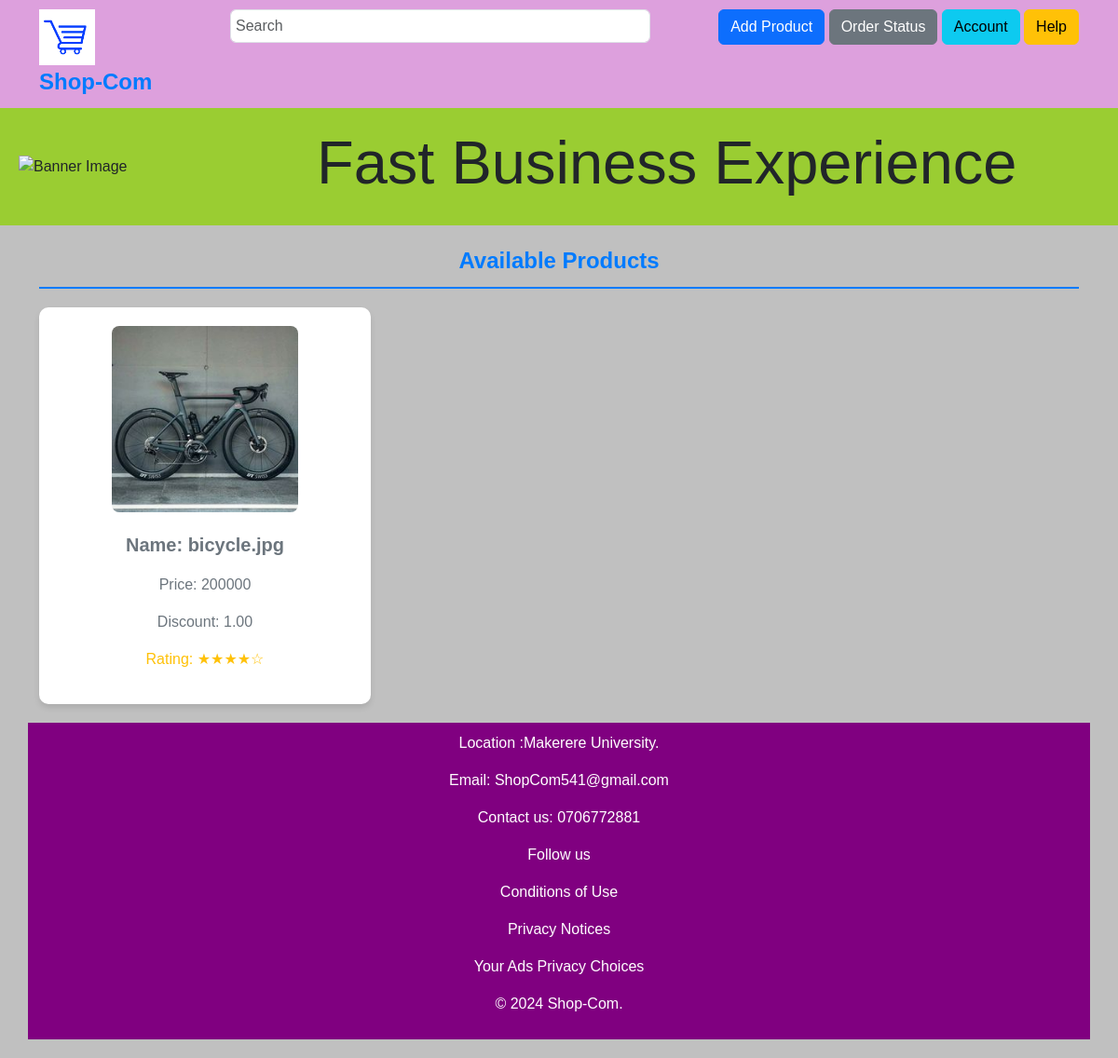
Before: /homepage/ with the older database file.
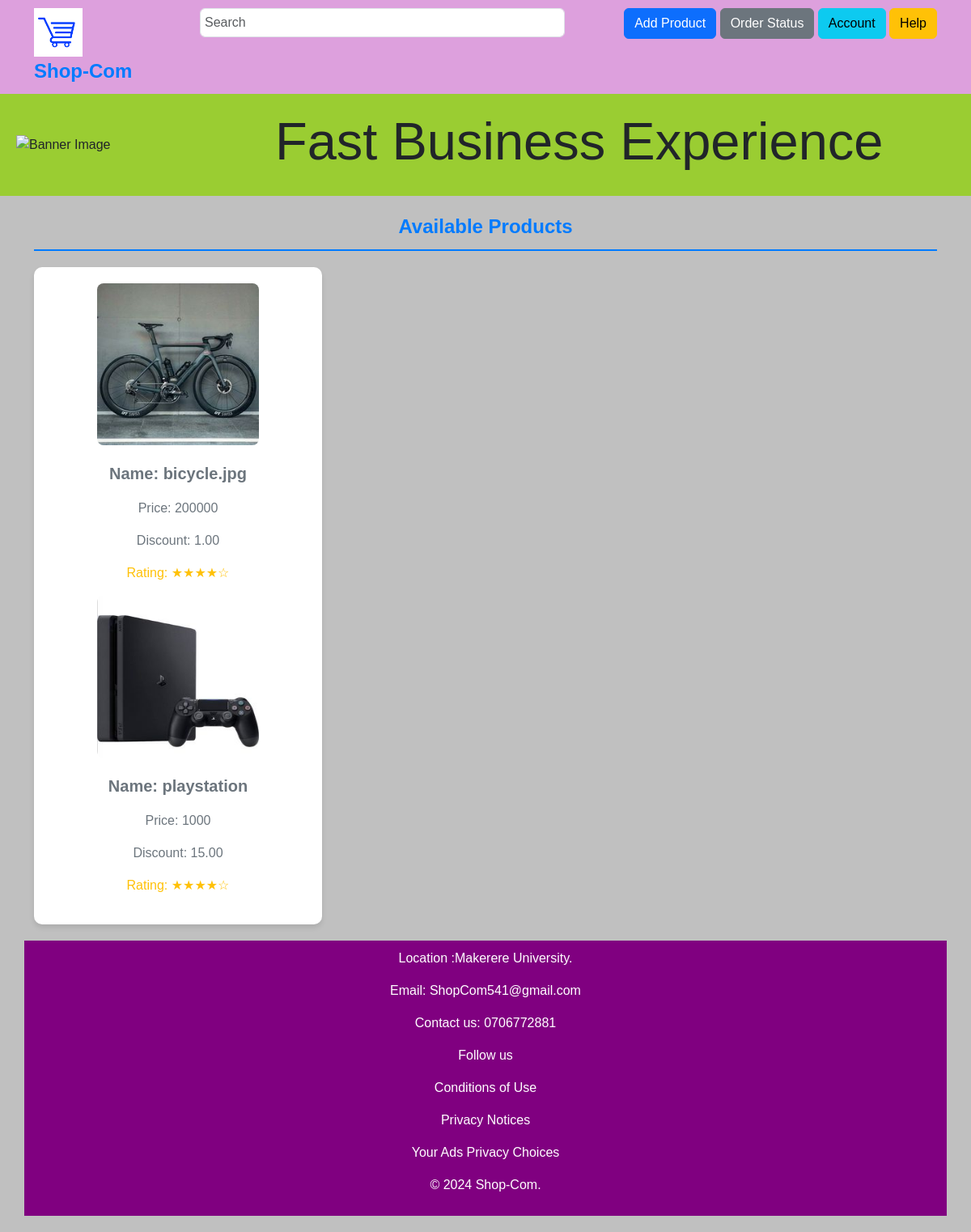
After: the same page with the newer database file.
### homepage/models.py (models this page shows)
class Add_Product(models.Model):
    category = models.CharField(max_length=200)
    productImage = models.ImageField(upload_to="product_imgs/")
    productName = models.CharField(max_length=20)
    price = models.PositiveIntegerField()
    discount = models.DecimalField(max_digits=5, decimal_places=2)
    description =  models.CharField(max_length=200)

### homepage/views.py (the view)
# urls.py: path('homepage/',include('homepage.urls')),
def homepage(request):
    return render(request,"homepage/index.html",{
      "products": Add_Product.objects.all()
    })

### homepage/templates/homepage/index.html (shortened to what this page needs)
{% load static %}
<!DOCTYPE html>
<html lang="en">
<head>
    <link rel="stylesheet" href="https://cdn.jsdelivr.net/npm/bootstrap@5.3.0/dist/css/bootstrap.min.css">
    <link rel="stylesheet" , href="{% static 'styles.css' %}" >
</head>
<body>
    <div class="header">
        <div class="container">
            <div class="row">
                <div class="col-md-2">
                  <div class="logo">
                    <img src="{% static 'images/ecomm icon.png' %}" alt="" height="60px" width="60px">
                  </div>
                    <div class="logo">Shop-Com</div>
                </div>
                <div class="col-md-5">
                    <input type="text" placeholder="Search" class="search-bar form-control">
                </div>
                <div class="col-md-5 text-end">
                    <a href="{% url 'addproduct' %}"><button class="btn btn-primary">Add Product</button></a>
                    <a href="{% url 'orderstatus' %}"><button class="btn btn-secondary">Order Status</button></a>
                    <a href=""><button class="btn btn-info">Account</button></a>
                    <a href="#"><button class="btn btn-warning">Help</button></a>
                </div>
            </div>
        </div>
    </div>
    <div class="banner-container">
        <img src="{% static 'images/hero-1.png' %}" alt="Banner Image" class="img-fluid" width="300px">
        <h1 class="big-heading">Fast Business Experience</h1>
    </div>
    <div class="products-container">
        <div class="container">
            <div class="products-header">Available Products</div>
            <div class="row">
                <div class="col-md-4">
                    <section class="product-section">
                        {%for product in products %}
                        <img src="{{product.productImage.url}}" alt="{{product.productName}}" class="img-fluid product-img">
                        <div class="product-details">
                            <p class="fw-bold fs-5">Name: {{product.productName}}</p>
                            <p class="fs-6">Price: {{product.price}}</p>
                            <p class="fs-6">Discount: {{product.discount}}</p>
                            <p class="fs-6 rating-stars">Rating: ★★★★☆</p>
                        </div>
                        {% endfor %}
                    </section>
                </div>
    <footer>
        <div class="container">
            <p>Location :Makerere University. </p>
            <P>Email: ShopCom541@gmail.com</P>
            <p>Contact us: 0706772881</p>
            <p>Follow us</p>
            <p>Conditions of Use</p>
            <P>Privacy Notices</P>
            <P>Your Ads Privacy Choices</P>
            <P>© 2024 Shop-Com.</P>
        </div>
    </footer>
</body>
</html>

### homepage/static/styles.css (style rules this page uses)
body { background-color: #f8f9fa; font-family: Arial, 'Lucida Sans', Georgia, 'Comic Sans MS', sans-serif; }
.header { background-color: plum; padding: 10px; box-shadow: 0 4px 6px #0000001a; }
.logo { font-size: 24px; color: #007bff; font-weight: bold; }
.search-bar { flex-grow: 1; margin: 0 15px; padding: 5px; }
.products-container { padding: 20px; background-color:silver; }
.products-header { text-align: center; margin-bottom: 20px; font-size: 24px; font-weight: bold; color: #007bff; border-bottom: 2px solid #007bff; padding-bottom: 10px; }
.product-section { text-align: center; margin-bottom: 20px; box-shadow: 0 4px 6px rgba(0,0,0,0.1); padding: 20px; border-radius: 10px; background-color: #ffffff; }
.product-details { margin-top: 10px; color: #6c757d; }
.product-img { width: 200px; height: 200px; border-radius: 8px; margin-bottom: 10px; }
.rating-stars { color: #ffc107; }
footer { background-color: purple; color: white; padding: 10px; text-align: center; clear: both; }
.banner-container { background-color:yellowgreen; padding: 20px; }
.banner-container { display: flex; align-items: center; }
.big-heading { font-size: 65px; margin-left: 20px; }

Changed rows visible on the page:
added Add_Product: productImage (picture), productName "playstation", price "1000", discount "15.00"
